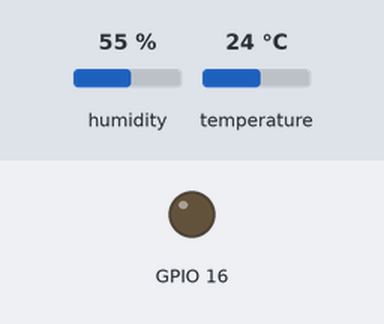
The sketch below on a simulated ESP8266 (NodeMCU). Parts: output pins drawn as LEDs (lit = HIGH). Dashed ring = blinking. The inputs (shaded band) are chosen by the test bench; at power-on: humidity 55 %, temperature 24 °C. WiFi joins after 1.5 s; servers stay silent unless stated.

Above: at 2.3 s.
At 4.0 s:
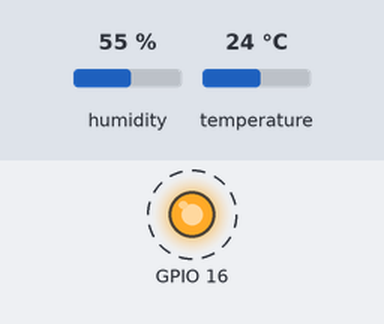
Timing chart, 0 to 4.8 s (numbered marks = the images above):
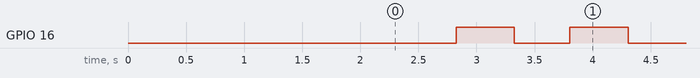

Measured:
- by itself, GPIO 16: alternates HIGH for 0.50 s and LOW for 0.50 s

The sketch:

Blynk-DHT.ino
```cpp
#define BLYNK_PRINT Serial


#include <ESP8266WiFi.h>
#include <BlynkSimpleEsp8266.h>
#include <DHT.h>


// You should get Auth Token in the Blynk App.
// Go to the Project Settings (nut icon).
char auth[] = "47e1dc58979a44459f70ebc00665cce3";

// Your WiFi credentials.
// Set password to "" for open networks.
char ssid[] = "dt";
char pass[] = "dtri131221";

#define DHTPIN 2          // What digital pin we're connected to

// Uncomment whatever type you're using!
#define DHTTYPE DHT11     // DHT 11
//#define DHTTYPE DHT22   // DHT 22, AM2302, AM2321
//#define DHTTYPE DHT21   // DHT 21, AM2301

DHT dht(DHTPIN, DHTTYPE);
BlynkTimer timer;

// This function sends Arduino's up time every second to Virtual Pin (5).
// In the app, Widget's reading frequency should be set to PUSH. This means
// that you define how often to send data to Blynk App.
void sendSensor()
{
  float h = dht.readHumidity();
  float t = dht.readTemperature(); // or dht.readTemperature(true) for Fahrenheit

  if (isnan(h) || isnan(t)) {
    Serial.println("Failed to read from DHT sensor!");
    return;
  }
  else{
  // You can send any value at any time.
  // Please don't send more that 10 values per second.
  Blynk.virtualWrite(V5, "Humidity:",h);
  Blynk.virtualWrite(V6, "Temperature: ",t);
  digitalWrite(16,HIGH);
  delay(500);
  digitalWrite(16,LOW);
}
}

void setup()
{
  // Debug console
  Serial.begin(115200);
pinMode(16,OUTPUT);
  Blynk.begin(auth, ssid, pass);
  // You can also specify server:
  //Blynk.begin(auth, ssid, pass, "blynk-cloud.com", 8442);
  //Blynk.begin(auth, ssid, pass, IPAddress(192,168,1,100), 8442);

  dht.begin();

  // Setup a function to be called every second
  timer.setInterval(1000L, sendSensor);
}

void loop()
{
  Blynk.run();
  timer.run();
}
```
